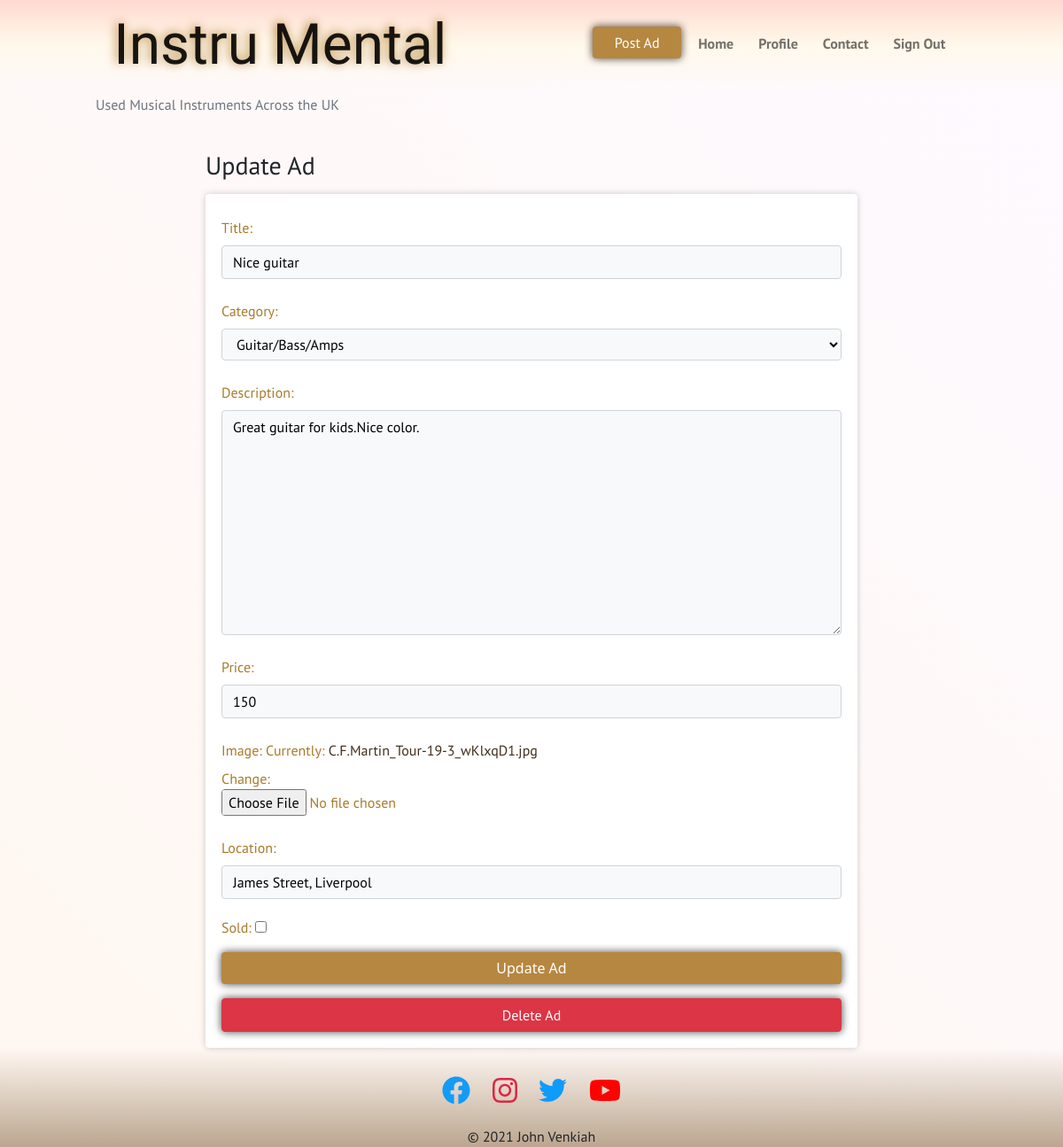
Screenshot of /ad_update/admin/nice-guitar/ (signed in) with the database file from the repository.
### ads/models.py (models this page shows, shortened)
class Ad(models.Model):
    title = models.CharField(max_length=250, unique=True)
    slug = models.SlugField(max_length=200, unique=True)
    seller = models.ForeignKey(User, on_delete=models.CASCADE)
    image = models.ImageField(blank=False)
    category = models.CharField(max_length=250)
    description = models.CharField(max_length=800)
    created_on = models.DateTimeField(auto_now_add=True)
    price = models.PositiveIntegerField(
        validators=[MaxValueValidator(99999999)]
    )
    location = models.CharField(max_length=200)
    city = models.CharField(max_length=200)
    sold = models.BooleanField(default=False)
    saved = models.ManyToManyField(User, related_name='ad_saves', blank=True)
    class Meta:
        ordering = ['-created_on']
        verbose_name = 'ad'
        verbose_name_plural = 'ads'

### ads/views.py (the view, shortened to what this page needs)
class AdUpdateView(UpdateView):
    template_name = 'ads/ad_update.html'
    model = Ad
    form_class = AdForm
    google_api_key = GOOGLE_API_KEY
    def get_object(self, *args, **kwargs):
        obj = super(AdUpdateView, self).get_object(*args, **kwargs)
        if not obj.seller == self.request.user:
            raise PermissionDenied
        return obj
    def get_context_data(self, **kwargs):
        context = super(AdUpdateView, self).get_context_data(**kwargs)
        context['google_api_key'] = self.google_api_key
        return context
    @method_decorator(login_required)
    def dispatch(self, *args, **kwargs):
        return super(AdUpdateView, self).dispatch(*args, **kwargs)

### ads/forms.py
class AdForm(forms.ModelForm):
    def __init__(self, *args, **kwargs):
        super().__init__(*args, **kwargs)
        self.fields['location'].widget.attrs.update(
            {
                'required': ''
            }
        )
        self.fields['price'].widget.attrs['placeholder'] = '£0.00'
    class Meta:
        model = Ad
        fields = (
            'title',
            'category',
            'description',
            'price',
            'image',
            'location',
            'sold',
        )
    description = forms.CharField(
        widget=forms.Textarea(
            {
                'rows': 10,
                'class': 'textarea',
            }
        )
    )
    category = forms.ChoiceField(
            choices=zip(category_dict.keys(), category_dict.keys()))

### templates/ads/ad_update.html (shortened to what this page needs)
{% extends "main/base.html" %}
{% load static %}
{% block content %}
<div class="container">
<div class="row justify-content-center">
    <div class="col-md-10 col-lg-8">
        <h3 class="mt-3 mb-3">Update Ad</h3>
        <form class="d-grid post-ad-form" method="POST" enctype="multipart/form-data">
            {{ form.as_p }}
            <button class="btn btn-main mt-3" type="submit">Update Ad</button>
            <a class="btn btn-danger mt-3"href="{% url 'ads:delete_ad' ad.seller ad.slug %}">Delete Ad</a>
        </form>
    </div>
</div>
</div>
{% endblock %}

### static/css/style.css (style rules this page uses)
html, body { margin: 0; padding: 0; }
p, span, a, h2, h3, h4, h5 { font-family: 'PT Sans', sans-serif; }
p, span, a { font-weight: 400; }
a { color: #412f1c; text-decoration: none; }
.btn { display: block; }
.btn-main { background-color: rgb(182, 135, 64); border: rgb(167, 123, 42); color: #fff; }
.btn { box-shadow: 0px 0px 10px rgba(0, 0, 0, 0.4), 0px 0px 10px rgba(0, 0, 0, 0.4); }
.login input, .post-ad-form input, select, .textarea, .signup input { display: block; width: 100%; padding: .375rem .75rem; font-size: 1rem; font-weight: 400; line-height: 1.5; background-color: #f8f9fa; background-clip: padding-box; border: 1px solid #ced4da; border-radius: .25rem; }
.post-ad-form { border-radius: .25rem; box-shadow: 0px 1px 7px rgba(0, 0, 0, 0.1), 0px -1px 8px rgba(0, 0, 0, 0.1); background-color: #fff; border: rgb(167, 123, 42); color: rgb(167, 123, 42); padding: 18px; }
.post-ad-form label { margin: .5rem auto; }
#id_image { background-color: #fff; margin-left: 0; padding: 0; border: none; box-shadow: none; }
label[for="id_sold"] { display: inline; text-align: left; width: fit-content; border: none; }
#id_sold { width: fit-content; display: inline; margin-top: 18%; font-size: 3rem; }
.post-ad-form p:nth-child(8) { margin: 0 auto 0 0; align-self: flex-start; }

### rows the page displays
Ad: title "Nice guitar", category "Guitar/Bass/Amps", description "Great guitar for kids.Nice color.", price "150", location "James Street, Liverpool"
